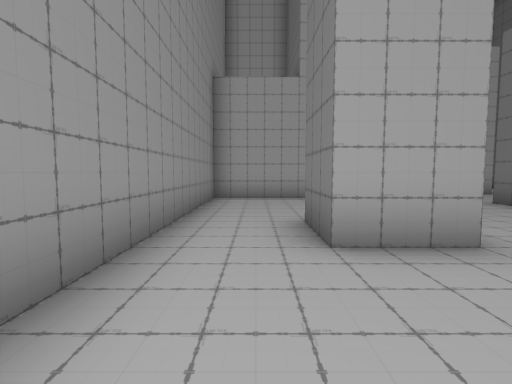
View 1 (above)

16 first-person views from a walk through a scene from a Unity 3-D project. The camera is 1.5 m above the floor, tilts 4° down and sees 85° across. The floor is counted in squares, 2 m on a side. Each view is taken from the middle of a square. On the plan, view 1 faces up. The plan holds only what a view shows up to about 10 squares ahead; the rest is blank. The place goes on beyond the plan. Some animated figures are not drawn.

View 2
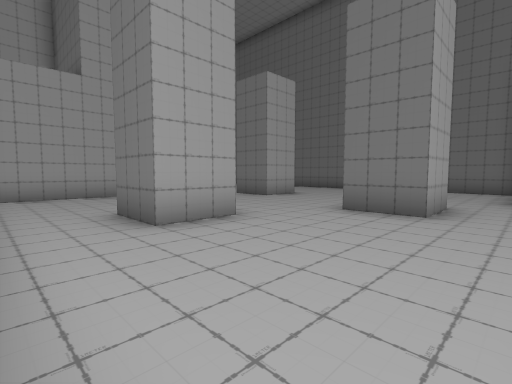

View 3
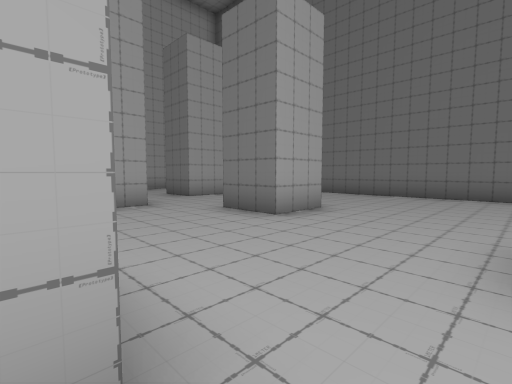

View 4
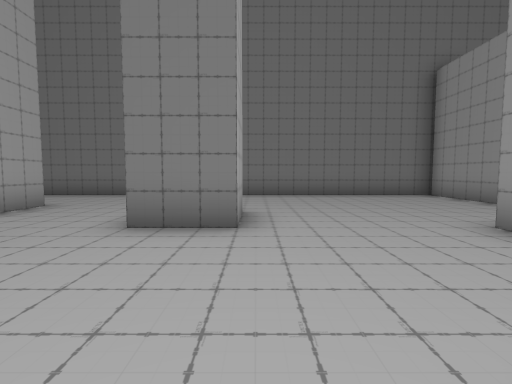

View 5
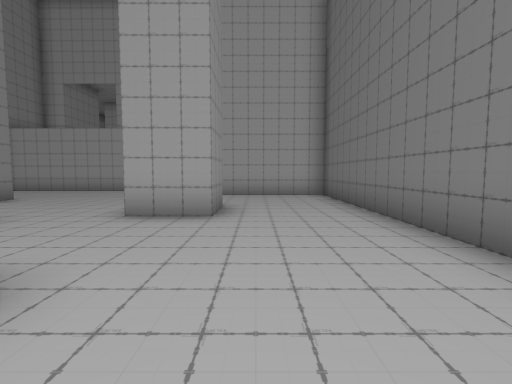

View 6
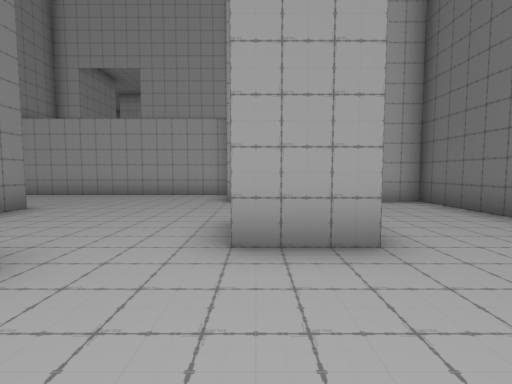

View 7
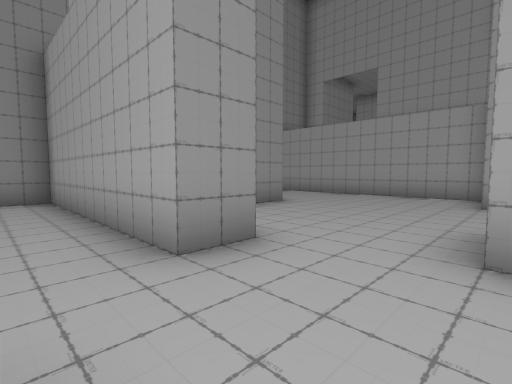

View 8
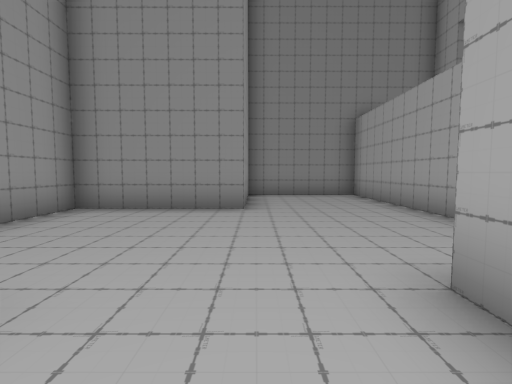

View 9
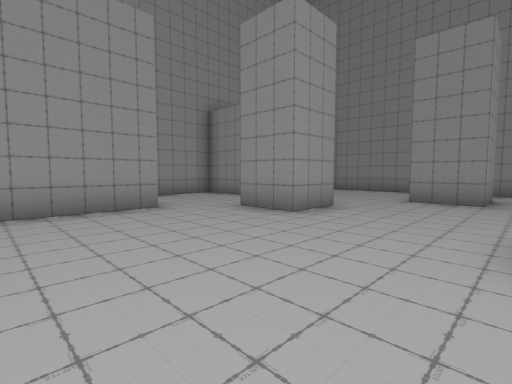

View 10
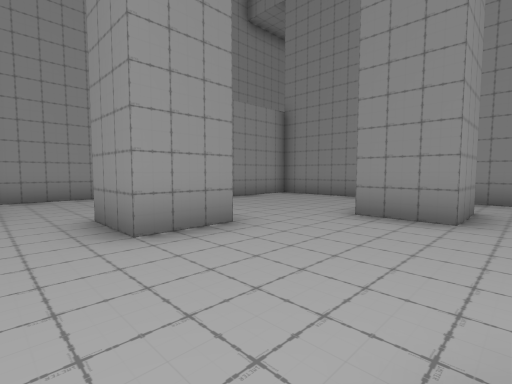

View 11
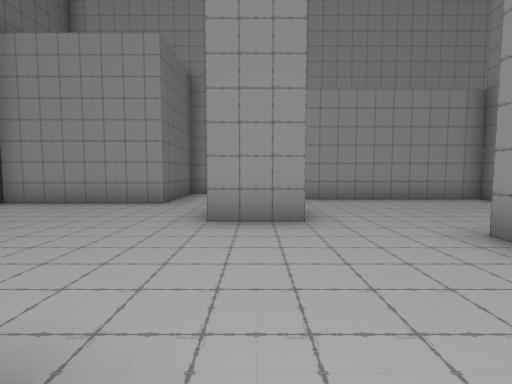

View 12
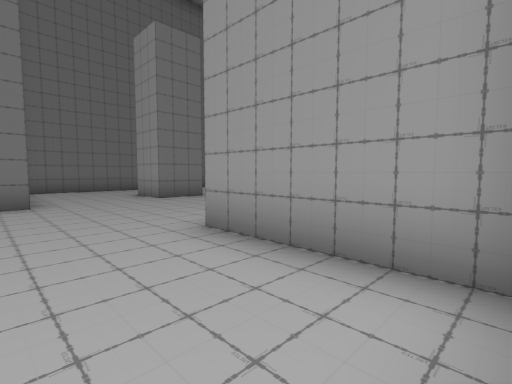

View 13
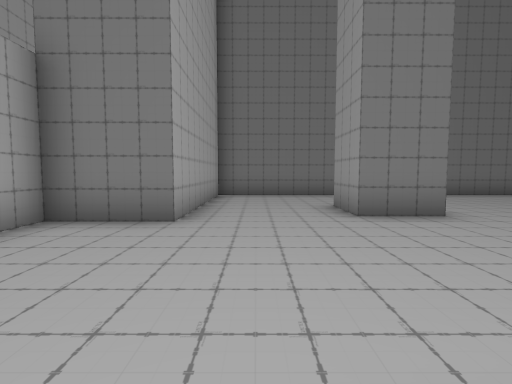

View 14
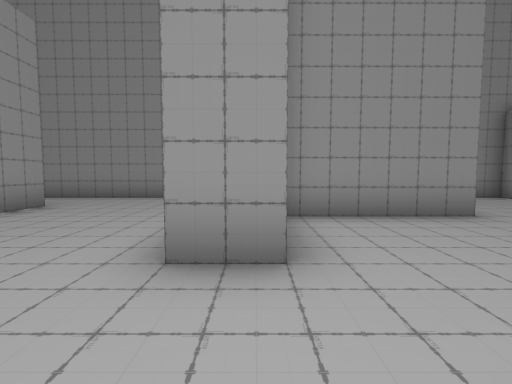

View 15
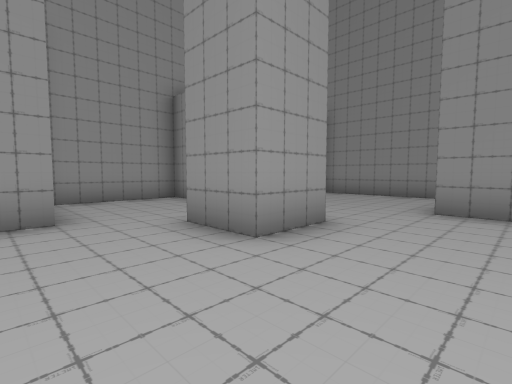

View 16
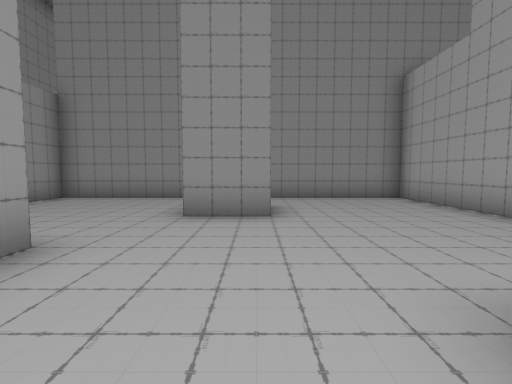

### Floor plan
Points are (right, up) in squares from view 1. A wall is a line through its corners. A room is listed if a view was taken in it or the views show most of it. See-through windows are left out.
Room 1 (views 1, 2, 3, 4, 5, 6, 7, 8, 9, 10, 11, 12, 13, 14, 15, 16)
walls: (4.7, 9.4) (4.7, 8.3) (-1.3, 8.3) (-1.3, -1.7) (3.7, -1.7) (3.7, -3.7) (7.2, -3.7) (7.2, -0.7) (11.1, -0.7); (7.3, 5.2) (5.8, 5.2) (5.8, 6.8); (6.7, 9.8) (6.7, 11.2) (8.3, 11.2) (8.3, 9.8) (6.7, 9.8); (2.2, 4.3) (2.2, 2.8) (0.8, 2.8) (0.8, 4.3) (2.2, 4.3); (4.3, 1.8) (5.7, 1.8) (5.7, 0.2) (4.3, 0.2) (4.3, 1.8); (-1, 12.8) (2.2, 12.8) (2.2, 9.3) (4, 9.3); (11.3, -1) (11.3, 14.3) (6.2, 14.3) (6.2, 16.3) (-1.3, 16.3) (-1.3, 12.8)

Positions as (right, up) in squares from view 1, and headings:
1: (0, 0), facing up
2: (-1, -1), facing up-right
3: (2, 2), facing up-right
4: (2, 5), facing right
5: (9, 5), facing up
6: (7, 7), facing up
7: (7, 7), facing up-left
8: (8, 13), facing left
9: (10, 5), facing down-left
10: (7, 5), facing down-left
11: (5, 6), facing down
12: (-1, 15), facing down-right
13: (2, 13), facing right
14: (7, 9), facing left
15: (8, 4), facing down-left
16: (7, 4), facing left
